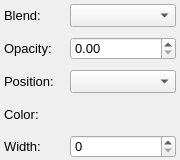
<?xml version="1.0" encoding="UTF-8"?>
<ui version="4.0">
 <class>StrokeEffectSettingsPanel</class>
 <widget class="QWidget" name="StrokeEffectSettingsPanel">
  <property name="geometry">
   <rect>
    <x>0</x>
    <y>0</y>
    <width>180</width>
    <height>160</height>
   </rect>
  </property>
  <property name="minimumSize">
   <size>
    <width>180</width>
    <height>130</height>
   </size>
  </property>
  <property name="font">
   <font>
    <pointsize>12</pointsize>
   </font>
  </property>
  <property name="windowTitle">
   <string>Form</string>
  </property>
  <layout class="QVBoxLayout" name="verticalLayout">
   <property name="spacing">
    <number>0</number>
   </property>
   <property name="leftMargin">
    <number>4</number>
   </property>
   <property name="topMargin">
    <number>4</number>
   </property>
   <property name="rightMargin">
    <number>4</number>
   </property>
   <property name="bottomMargin">
    <number>2</number>
   </property>
   <item>
    <layout class="QGridLayout" name="gridLayout_7">
     <property name="horizontalSpacing">
      <number>6</number>
     </property>
     <property name="verticalSpacing">
      <number>10</number>
     </property>
     <item row="0" column="1">
      <widget class="QComboBox" name="comboBoxBlend">
       <property name="sizePolicy">
        <sizepolicy hsizetype="Expanding" vsizetype="Fixed">
         <horstretch>0</horstretch>
         <verstretch>0</verstretch>
        </sizepolicy>
       </property>
       <property name="font">
        <font>
         <pointsize>10</pointsize>
        </font>
       </property>
      </widget>
     </item>
     <item row="3" column="1">
      <widget class="ColorSwatchWidget" name="colorSwatch" native="true">
       <property name="sizePolicy">
        <sizepolicy hsizetype="Preferred" vsizetype="Maximum">
         <horstretch>0</horstretch>
         <verstretch>0</verstretch>
        </sizepolicy>
       </property>
       <property name="minimumSize">
        <size>
         <width>0</width>
         <height>22</height>
        </size>
       </property>
       <property name="font">
        <font>
         <pointsize>10</pointsize>
        </font>
       </property>
      </widget>
     </item>
     <item row="4" column="1">
      <widget class="QSpinBox" name="spinBoxWidth">
       <property name="font">
        <font>
         <pointsize>10</pointsize>
        </font>
       </property>
      </widget>
     </item>
     <item row="3" column="0">
      <widget class="QLabel" name="labelColor">
       <property name="font">
        <font>
         <pointsize>10</pointsize>
        </font>
       </property>
       <property name="text">
        <string>Color:</string>
       </property>
      </widget>
     </item>
     <item row="0" column="0">
      <widget class="QLabel" name="labelBlend">
       <property name="minimumSize">
        <size>
         <width>60</width>
         <height>0</height>
        </size>
       </property>
       <property name="font">
        <font>
         <pointsize>10</pointsize>
        </font>
       </property>
       <property name="text">
        <string>Blend:</string>
       </property>
      </widget>
     </item>
     <item row="2" column="0">
      <widget class="QLabel" name="labelPosition">
       <property name="font">
        <font>
         <pointsize>10</pointsize>
        </font>
       </property>
       <property name="text">
        <string>Position:</string>
       </property>
      </widget>
     </item>
     <item row="2" column="1">
      <widget class="QComboBox" name="comboBoxPosition">
       <property name="sizePolicy">
        <sizepolicy hsizetype="Expanding" vsizetype="Fixed">
         <horstretch>0</horstretch>
         <verstretch>0</verstretch>
        </sizepolicy>
       </property>
       <property name="font">
        <font>
         <pointsize>10</pointsize>
        </font>
       </property>
      </widget>
     </item>
     <item row="4" column="0">
      <widget class="QLabel" name="labelWidth">
       <property name="font">
        <font>
         <pointsize>10</pointsize>
        </font>
       </property>
       <property name="text">
        <string>Width:</string>
       </property>
      </widget>
     </item>
     <item row="1" column="0">
      <widget class="QLabel" name="labelOpacity">
       <property name="font">
        <font>
         <pointsize>10</pointsize>
        </font>
       </property>
       <property name="text">
        <string>Opacity:</string>
       </property>
      </widget>
     </item>
     <item row="1" column="1">
      <widget class="QDoubleSpinBox" name="spinBoxOpacity">
       <property name="font">
        <font>
         <pointsize>10</pointsize>
        </font>
       </property>
       <property name="maximum">
        <double>1.000000000000000</double>
       </property>
       <property name="singleStep">
        <double>0.100000000000000</double>
       </property>
      </widget>
     </item>
    </layout>
   </item>
   <item>
    <spacer name="verticalSpacer">
     <property name="orientation">
      <enum>Qt::Vertical</enum>
     </property>
     <property name="sizeHint" stdset="0">
      <size>
       <width>20</width>
       <height>40</height>
      </size>
     </property>
    </spacer>
   </item>
  </layout>
 </widget>
 <customwidgets>
  <customwidget>
   <class>ColorSwatchWidget</class>
   <extends>QWidget</extends>
   <header>src/UI/Widgets/ColorSwatchWidget.h</header>
   <container>1</container>
  </customwidget>
 </customwidgets>
 <resources/>
 <connections/>
</ui>
